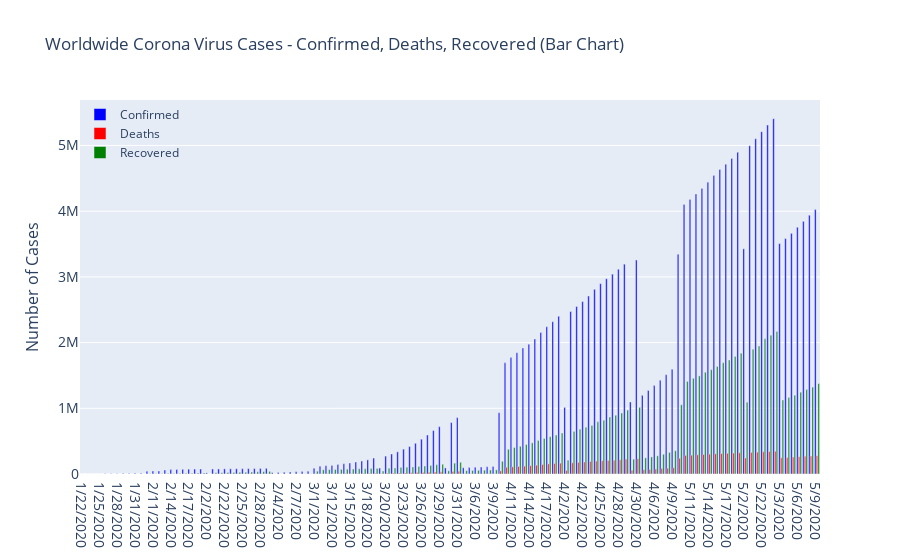

Notebook code cell kept with this figure:
### Code cell
fig = go.Figure()
fig.add_trace(go.Bar(x=confirmed['Date'],
                y=confirmed['Confirmed'],
                name='Confirmed',
                marker_color='blue'
                ))
fig.add_trace(go.Bar(x=deaths['Date'],
                y=deaths['Deaths'],
                name='Deaths',
                marker_color='Red'
                ))
fig.add_trace(go.Bar(x=recovered['Date'],
                y=recovered['Recovered'],
                name='Recovered',
                marker_color='Green'
                ))

fig.update_layout(
    title='Worldwide Corona Virus Cases - Confirmed, Deaths, Recovered (Bar Chart)',
    xaxis_tickfont_size=14,
    yaxis=dict(
        title='Number of Cases',
        titlefont_size=16,
        tickfont_size=14,
    ),
    legend=dict(
        x=0,
        y=1.0,
        bgcolor='rgba(255, 255, 255, 0)', # gap between bars of adjacent location coordinates.
        bordercolor='rgba(255, 255, 255, 0)'# gap between bars of the same location coordinate.
    ),
    barmode='group',
    bargap=0.15, 
    bargroupgap=0.1 
)
fig.show()
